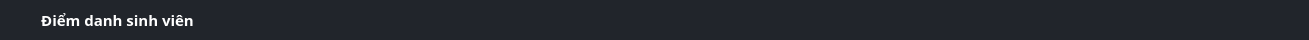
     <widget class="QWidget" name="panel_window" native="true">
      <property name="minimumSize">
       <size>
        <width>0</width>
        <height>40</height>
       </size>
      </property>
      <property name="maximumSize">
       <size>
        <width>16777215</width>
        <height>40</height>
       </size>
      </property>
      <property name="styleSheet">
       <string notr="true">background-color: rgb(33, 37, 43);
border-top-right-radius: 5px;
border-top-left-radius: 5px;</string>
      </property>
      <layout class="QHBoxLayout" name="horizontalLayout_2">
       <property name="leftMargin">
        <number>5</number>
       </property>
       <property name="topMargin">
        <number>5</number>
       </property>
       <property name="rightMargin">
        <number>5</number>
       </property>
       <property name="bottomMargin">
        <number>5</number>
       </property>
       <item>
        <widget class="QLabel" name="icon_attendance">
         <property name="minimumSize">
          <size>
           <width>30</width>
           <height>30</height>
          </size>
         </property>
         <property name="maximumSize">
          <size>
           <width>30</width>
           <height>30</height>
          </size>
         </property>
         <property name="text">
          <string/>
         </property>
         <property name="pixmap">
          <pixmap resource="resources/resources.qrc">:/apps/apps/logo_app.png</pixmap>
         </property>
         <property name="scaledContents">
          <bool>true</bool>
         </property>
         <property name="alignment">
          <set>Qt::AlignCenter</set>
         </property>
        </widget>
       </item>
       <item>
        <widget class="QLabel" name="name_attendance">
         <property name="font">
          <font>
           <family>Cascadia Code</family>
           <pointsize>11</pointsize>
           <weight>75</weight>
           <bold>true</bold>
          </font>
         </property>
         <property name="styleSheet">
          <string notr="true">color: rgb(255, 255, 255);</string>
         </property>
         <property name="text">
          <string>Điểm danh sinh viên</string>
         </property>
         <property name="alignment">
          <set>Qt::AlignCenter</set>
         </property>
        </widget>
       </item>
       <item>
        <spacer name="horizontalSpacer_2">
         <property name="orientation">
          <enum>Qt::Horizontal</enum>
         </property>
         <property name="sizeHint" stdset="0">
          <size>
           <width>1017</width>
           <height>20</height>
          </size>
         </property>
        </spacer>
       </item>
       <item>
        <widget class="QPushButton" name="attendance_minimize_btn">
         <property name="minimumSize">
          <size>
           <width>25</width>
           <height>25</height>
          </size>
         </property>
         <property name="maximumSize">
          <size>
           <width>25</width>
           <height>25</height>
          </size>
         </property>
         <property name="text">
          <string/>
         </property>
         <property name="icon">
          <iconset resource="resources/resources.qrc">
           <normaloff>:/icon-EC8482/EC8482/minus-circle.svg</normaloff>:/icon-EC8482/EC8482/minus-circle.svg</iconset>
         </property>
         <property name="iconSize">
          <size>
           <width>25</width>
           <height>25</height>
          </size>
         </property>
        </widget>
       </item>
       <item>
        <widget class="QPushButton" name="attendance_expand_btn">
         <property name="minimumSize">
          <size>
           <width>25</width>
           <height>25</height>
          </size>
         </property>
         <property name="maximumSize">
          <size>
           <width>25</width>
           <height>25</height>
          </size>
         </property>
         <property name="text">
          <string/>
         </property>
         <property name="icon">
          <iconset resource="resources/resources.qrc">
           <normaloff>:/icon-EC8482/EC8482/octagon.svg</normaloff>:/icon-EC8482/EC8482/octagon.svg</iconset>
         </property>
         <property name="iconSize">
          <size>
           <width>25</width>
           <height>25</height>
          </size>
         </property>
        </widget>
       </item>
       <item>
        <widget class="QPushButton" name="attendance_exit_btn">
         <property name="minimumSize">
          <size>
           <width>25</width>
           <height>25</height>
          </size>
         </property>
         <property name="maximumSize">
          <size>
           <width>25</width>
           <height>25</height>
          </size>
         </property>
         <property name="text">
          <string/>
         </property>
         <property name="icon">
          <iconset resource="resources/resources.qrc">
           <normaloff>:/icon-EC8482/EC8482/x-octagon.svg</normaloff>:/icon-EC8482/EC8482/x-octagon.svg</iconset>
         </property>
         <property name="iconSize">
          <size>
           <width>25</width>
           <height>25</height>
          </size>
         </property>
        </widget>
       </item>
      </layout>
     </widget>
